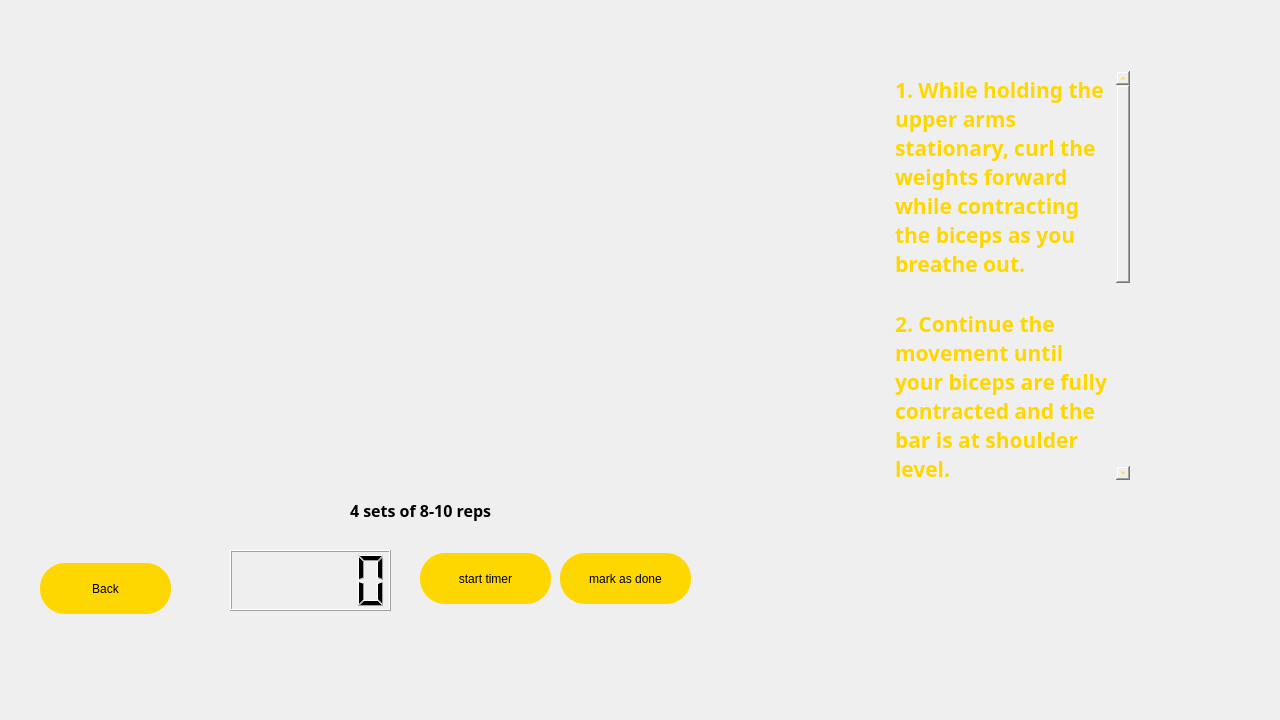
<?xml version="1.0" encoding="UTF-8"?>
<ui version="4.0">
 <class>armsinter</class>
 <widget class="QDialog" name="armsinter">
  <property name="geometry">
   <rect>
    <x>0</x>
    <y>0</y>
    <width>1280</width>
    <height>720</height>
   </rect>
  </property>
  <property name="windowTitle">
   <string>Dialog</string>
  </property>
  <property name="styleSheet">
   <string notr="true">#armsinter{border-image: url(:/images/abstract-textured-backgound.jpg);
}</string>
  </property>
  <widget class="QWidget" name="disc" native="true">
   <property name="geometry">
    <rect>
     <x>850</x>
     <y>10</y>
     <width>321</width>
     <height>521</height>
    </rect>
   </property>
   <property name="styleSheet">
    <string notr="true">#disc{
	border-image: url(:/images/Untitled_design.png);
}</string>
   </property>
   <widget class="QPlainTextEdit" name="plainTextEdit">
    <property name="geometry">
     <rect>
      <x>40</x>
      <y>60</y>
      <width>241</width>
      <height>411</height>
     </rect>
    </property>
    <property name="font">
     <font>
      <family>Bahnschrift SemiBold Condensed</family>
      <pointsize>16</pointsize>
      <bold>true</bold>
     </font>
    </property>
    <property name="styleSheet">
     <string notr="true">background-color:transparent;
color:rgb(255,215,0);</string>
    </property>
    <property name="plainText">
     <string>1. While holding the upper arms stationary, curl the weights forward while contracting the biceps as you breathe out.

2. Continue the movement until your biceps are fully contracted and the bar is at shoulder level.

3. Hold the contracted position for a second and squeeze the biceps hard.

4. Slowly bring the weight back down to the starting position.</string>
    </property>
   </widget>
  </widget>
  <widget class="QLCDNumber" name="lcdNumber">
   <property name="geometry">
    <rect>
     <x>230</x>
     <y>550</y>
     <width>161</width>
     <height>61</height>
    </rect>
   </property>
  </widget>
  <widget class="QPushButton" name="backbutton">
   <property name="geometry">
    <rect>
     <x>40</x>
     <y>563</y>
     <width>131</width>
     <height>51</height>
    </rect>
   </property>
   <property name="styleSheet">
    <string notr="true">QPushButton#backbutton {
    
	background-color: rgb(255, 215, 0);
	color: rgb(0, 0, 0);
 border-radius :25px solid black;
	}

	QPushButton#backbutton:hover{
    background-color: rgb(0, 142, 213);
	}

QPushButton#backbutton:pressed{
    background-color: rgb(0, 26, 141);
	}</string>
   </property>
   <property name="text">
    <string>Back</string>
   </property>
  </widget>
  <widget class="QPushButton" name="startimerb">
   <property name="geometry">
    <rect>
     <x>420</x>
     <y>553</y>
     <width>131</width>
     <height>51</height>
    </rect>
   </property>
   <property name="styleSheet">
    <string notr="true">QPushButton#startimerb{
    
	background-color: rgb(255, 215, 0);
	color: rgb(0, 0, 0);
 border-radius :25px solid black;
	}

	QPushButton#startimerb:hover{
    background-color: rgb(0, 142, 213);
	}

QPushButton#startimerb:pressed{
    background-color: rgb(0, 26, 141);
	}</string>
   </property>
   <property name="text">
    <string>start timer</string>
   </property>
  </widget>
  <widget class="QPushButton" name="madb">
   <property name="geometry">
    <rect>
     <x>560</x>
     <y>553</y>
     <width>131</width>
     <height>51</height>
    </rect>
   </property>
   <property name="styleSheet">
    <string notr="true">QPushButton#madb{
    
	background-color: rgb(255, 215, 0);
	color: rgb(0, 0, 0);
 border-radius :25px solid black;
	}

	QPushButton#madb:hover{
    background-color: rgb(0, 142, 213);
	}

QPushButton#madb:pressed{
    background-color: rgb(0, 26, 141);
	}</string>
   </property>
   <property name="text">
    <string>mark as done</string>
   </property>
  </widget>
  <widget class="QWidget" name="widget" native="true">
   <property name="geometry">
    <rect>
     <x>340</x>
     <y>480</y>
     <width>161</width>
     <height>61</height>
    </rect>
   </property>
   <property name="styleSheet">
    <string notr="true">#Qwidget{
	border-image: url(:/images/abstract-textured-backgound.jpg);
}</string>
   </property>
   <widget class="QLabel" name="label">
    <property name="geometry">
     <rect>
      <x>10</x>
      <y>10</y>
      <width>141</width>
      <height>41</height>
     </rect>
    </property>
    <property name="font">
     <font>
      <family>Bahnschrift SemiBold</family>
      <pointsize>12</pointsize>
      <bold>true</bold>
     </font>
    </property>
    <property name="text">
     <string>4 sets of 8-10 reps</string>
    </property>
   </widget>
  </widget>
 </widget>
 <resources/>
 <connections/>
</ui>
